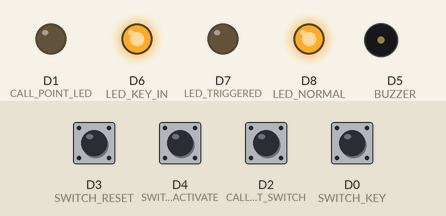
Recording of a sketch running on a simulated ESP8266 (NodeMCU). Parts: output pins drawn as LEDs (lit = HIGH), buzzer (waves = sounding). The test bench sets the inputs (shaded band); at power-on: D0 (SWITCH_KEY), D2 (CALL_POINT_SWITCH), D3 (SWITCH_RESET), D4 (SWITCH_ACTIVATE) HIGH.

Above: at 1.2 s.
1.3 s: D2 (CALL_POINT_SWITCH) pulled LOW for 1 s
At 2.9 s:
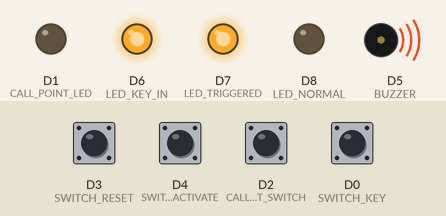
5.3 s: D3 (SWITCH_RESET) pulled LOW for 0.15 s
At 6.5 s:
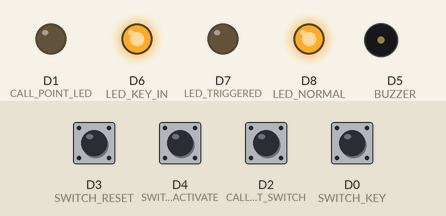
6.9 s: D0 (SWITCH_KEY) pulled LOW for 0.15 s
At 6.97 s:
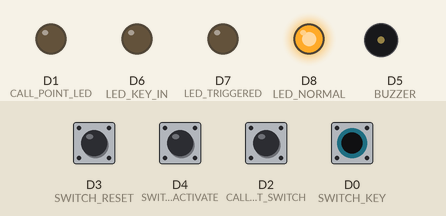
8.5 s: D4 (SWITCH_ACTIVATE) pulled LOW for 0.15 s
At 8.8 s:
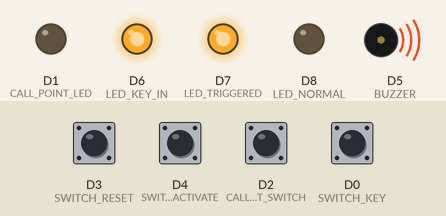
10.1 s: D0 (SWITCH_KEY) pulled LOW for 1 s
At 10.9 s:
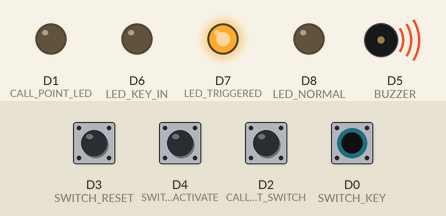
13.1 s: D2 (CALL_POINT_SWITCH) pulled LOW for 1 s
At 13.9 s:
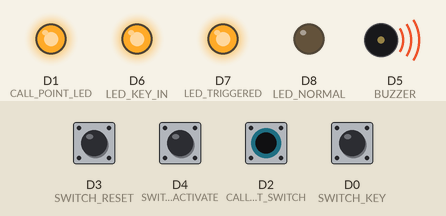
Timing chart, 0 to 16.6 s (numbered marks = the images above; inputs shaded):
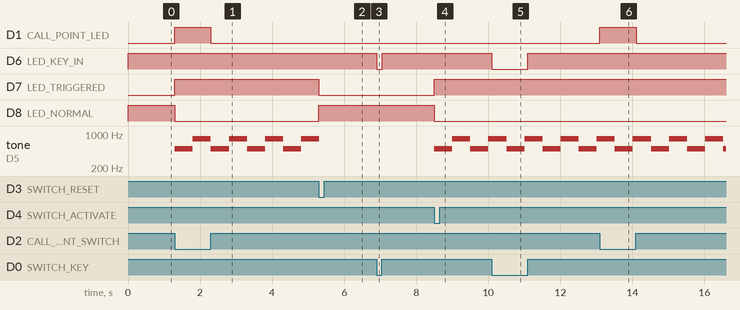

The sketch:

fire-alarm-with-call-point.ino
```cpp
#define CALL_POINT_LED D1
#define CALL_POINT_SWITCH D2
#define LED_NORMAL D8
#define LED_TRIGGERED D7
#define LED_KEY_IN D6
#define SWITCH_ACTIVATE D4
#define SWITCH_RESET D3
#define SWITCH_KEY D0
#define BUZZER D5

struct DebouncedButton {
  unsigned long lastDebounceTime = millis();
  bool previousState;
  bool currentState;
  unsigned long debounceDelay;
};

void debounceSwitch(unsigned long currentTime, bool currentReading, struct DebouncedButton *button) {
  if (currentReading != button->previousState) {
    button->lastDebounceTime = currentTime;
  }
  if ((currentTime > button->lastDebounceTime + button->debounceDelay) &&
    (currentReading != button->currentState)) {
    button->currentState = currentReading;
  }
  button->previousState = currentReading;
}

struct DebouncedButton manualActivation;     // Manual activation switch
struct DebouncedButton callPointActivation;  // Call point switch
struct DebouncedButton manualReset;          // Manual reset
struct DebouncedButton keyPresent;           // Override key present

bool alarmTriggered = LOW;

struct TwoToneBuzzer {
  int time;
  int frequency1;
  int frequency2;
  unsigned long lastStateChange = millis();
  bool state = LOW;
  bool buzzerOn = LOW;
};

struct TwoToneBuzzer buzzer = {
  500,
  500,
  800,
  millis(),
  LOW,
  LOW
};

void setup() {
  pinMode(CALL_POINT_LED, OUTPUT);
  pinMode(CALL_POINT_SWITCH, INPUT);
  pinMode(LED_NORMAL, OUTPUT);
  pinMode(LED_TRIGGERED, OUTPUT);
  pinMode(LED_KEY_IN, OUTPUT);
  pinMode(SWITCH_ACTIVATE, INPUT_PULLUP);
  pinMode(SWITCH_RESET, INPUT_PULLUP);
  pinMode(SWITCH_KEY, INPUT);
  pinMode(BUZZER, OUTPUT);
}

// The call point switch and activation state are as follows:
//
//   Call point switch | Call point state | Activation state
//   ------------------|------------------|------------------
//   Unpressed         | LOW              | On
//   Pressed           | HIGH             | Off
void checkCallPointActivation(unsigned long currentTime) {
  debounceSwitch(currentTime, !digitalRead(CALL_POINT_SWITCH), &callPointActivation);
}

// Has the alarm been manually activated?
void checkManualActivation(unsigned long currentTime) {
  debounceSwitch(currentTime, !digitalRead(SWITCH_ACTIVATE), &manualActivation);
}

// Has the alarm been manually reset?
void checkManualReset(unsigned long currentTime) {
  debounceSwitch(currentTime, !digitalRead(SWITCH_RESET), &manualReset);
}

void checkKeyPresent(unsigned long currentTime) {
  debounceSwitch(currentTime, digitalRead(SWITCH_KEY), &keyPresent);
}

void updateBuzzer(unsigned long currentTime, struct TwoToneBuzzer *buzzer) {
  if (buzzer->buzzerOn == LOW) {
    return;
  }

  if (currentTime > buzzer->lastStateChange + buzzer->time) {
    buzzer->state = !buzzer->state;
    buzzer->lastStateChange = currentTime;
    if (buzzer->state == HIGH) {
      tone(BUZZER, buzzer->frequency1, buzzer->time);
    } else {
      tone(BUZZER, buzzer->frequency2, buzzer->time);
    }
  }
}

void loop() {

  // Current time in milliseconds
  unsigned long currentTime = millis();

  checkCallPointActivation(currentTime);
  checkManualActivation(currentTime);
  checkManualReset(currentTime);
  checkKeyPresent(currentTime);

  // Light up the LED in the call point if required
  digitalWrite(CALL_POINT_LED, callPointActivation.currentState);

  digitalWrite(LED_KEY_IN, keyPresent.currentState);

  if (keyPresent.currentState == HIGH) {
    if ((manualActivation.currentState == HIGH) && (manualReset.currentState == LOW)) {
      alarmTriggered = HIGH;
    } else if ((manualActivation.currentState == LOW) && (manualReset.currentState == HIGH)) {
      alarmTriggered = LOW;
    }
  }

  if (callPointActivation.currentState == HIGH) {
    alarmTriggered = HIGH;
  }

  if (alarmTriggered == HIGH) {
    buzzer.buzzerOn = HIGH;
  } else {
    buzzer.buzzerOn = LOW;
    buzzer.state = LOW;
  }

  digitalWrite(LED_TRIGGERED, alarmTriggered);
  digitalWrite(LED_NORMAL, !alarmTriggered);

  updateBuzzer(currentTime, &buzzer);
}
```

Measured:
- after the input at 1.3 s, D1 (CALL_POINT_LED): LOW → HIGH at once, → LOW 1.0 s later; D7 (LED_TRIGGERED): LOW → HIGH at once; D8 (LED_NORMAL): HIGH → LOW at once; tone on D5 (BUZZER): alternates 800 Hz for 0.50 s and 500 Hz for 0.50 s, starting at once
- after the input at 5.3 s, D7 (LED_TRIGGERED): HIGH → LOW at once; D8 (LED_NORMAL): LOW → HIGH at once
- after the input at 6.9 s, D6 (LED_KEY_IN): HIGH → LOW at once, → HIGH 0.15 s later
- after the input at 8.5 s, D7 (LED_TRIGGERED): LOW → HIGH at once; D8 (LED_NORMAL): HIGH → LOW at once; tone on D5 (BUZZER): alternates 800 Hz for 0.50 s and 500 Hz for 0.50 s, starting at once
- after the input at 10.1 s, D6 (LED_KEY_IN): HIGH → LOW at once, → HIGH 1.0 s later
- after the input at 13.1 s, D1 (CALL_POINT_LED): LOW → HIGH at once, → LOW 1.0 s later
